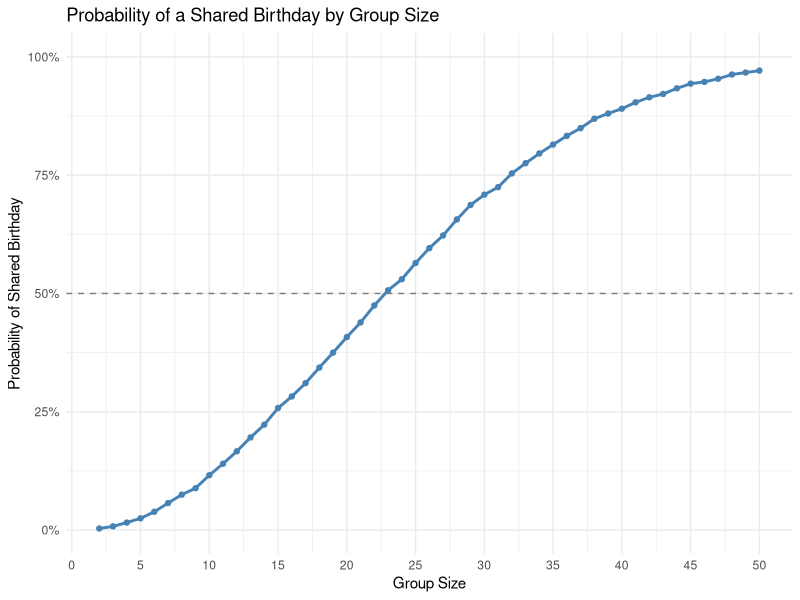

Reproduce this figure in R.
## ---- chunk 1
knitr::opts_chunk$set(echo = TRUE)
library(tidyverse)
## ---- chunk 2
# Set birthday function
birthday_sim = function(n) {
  birthdays = sample(1:365, size = n, replace = TRUE)
  any(duplicated(birthdays))
}
## ---- chunk 3
# Simulate birthdays and check whether at least two people share a birthday
birthday_sim(10)
birthday_sim(23)
birthday_sim(50)
## ---- chunk 4
set.seed(123)

# Estimate the probability for each group size using 10,000 simulations
birthday_results = 
  tibble(group_size = 2:50) |>
  mutate(
    probability = map_dbl(
      group_size,
      \(n) mean(replicate(10000, birthday_sim(n)))
    )
  )

birthday_results
## ---- chunk 5
# Plot the estimated probability of a shared birthday by group size
birthday_results |>
  ggplot(aes(x = group_size, y = probability)) +
  geom_line(color = "steelblue", linewidth = 1) +
  geom_point(color = "steelblue", size = 1.5) +

  # Add a reference line at 50% probability
  geom_hline(
    yintercept = 0.5,
    linetype = "dashed",
    color = "gray50"
  ) +

  # Customize labels and axis scales
  labs(
    title = "Probability of a Shared Birthday by Group Size",
    x = "Group Size",
    y = "Probability of Shared Birthday"
  ) +
  scale_x_continuous(breaks = seq(0, 50, 5)) +
  scale_y_continuous(
    labels = scales::percent_format(accuracy = 1),
    limits = c(0, 1)
  ) +
  theme_minimal()
